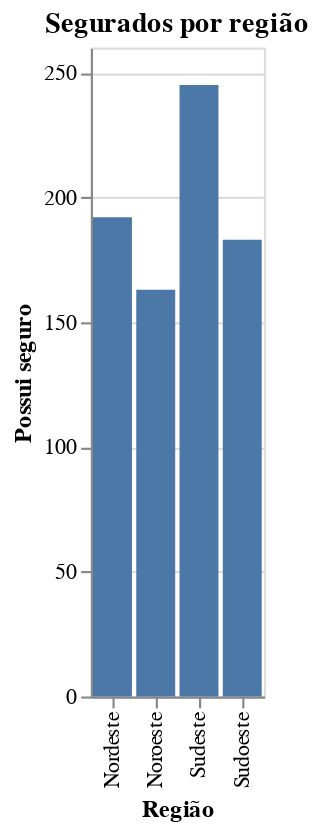

Notebook source saved alongside this figure:
### Code cell
alt.Chart (qtd_segurado, title = "Segurados por região").mark_bar().encode(
    x = alt.X("localidade", title = "Região"),
    y = alt.Y("insuranceclaim", title = "Possui seguro")
)

### Figure 1 — Vega-Lite specification as saved in the notebook (floating-point values rounded to 4 significant figures)
{"config": {"view": {"continuousWidth": 400, "continuousHeight": 300}}, "data": {"name": "data-bb00a1731a9612b8b2ebeafd8943e5ba"}, "mark": "bar", "encoding": {"x": {"type": "nominal", "field": "localidade", "title": "Região"}, "y": {"type": "quantitative", "field": "insuranceclaim", "title": "Possui seguro"}}, "title": "Segurados por região", "$schema": "https://vega.github.io/schema/vega-lite/v4.0.2.json", "datasets": {"data-bb00a1731a9612b8b2ebeafd8943e5ba": [{"insuranceclaim": 192, "localidade": "Nordeste"}, {"insuranceclaim": 163, "localidade": "Noroeste"}, {"insuranceclaim": 245, "localidade": "Sudeste"}, {"insuranceclaim": 183, "localidade": "Sudoeste"}]}}
